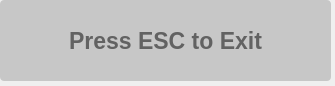
<?xml version="1.0" encoding="UTF-8"?>
<ui version="4.0">
 <class>WidgetESC</class>
 <widget class="QWidget" name="WidgetESC">
  <property name="geometry">
   <rect>
    <x>0</x>
    <y>0</y>
    <width>335</width>
    <height>86</height>
   </rect>
  </property>
  <property name="windowTitle">
   <string>Form</string>
  </property>
  <widget class="QLabel" name="label_esc">
   <property name="geometry">
    <rect>
     <x>0</x>
     <y>0</y>
     <width>331</width>
     <height>81</height>
    </rect>
   </property>
   <property name="sizePolicy">
    <sizepolicy hsizetype="Fixed" vsizetype="Fixed">
     <horstretch>0</horstretch>
     <verstretch>0</verstretch>
    </sizepolicy>
   </property>
   <property name="font">
    <font>
     <pointsize>17</pointsize>
     <bold>true</bold>
    </font>
   </property>
   <property name="styleSheet">
    <string notr="true">color: rgb(98, 98, 98);
background-color: rgba(172, 172, 172, 150);

border-radius: 4px;</string>
   </property>
   <property name="text">
    <string>Press ESC to Exit</string>
   </property>
   <property name="alignment">
    <set>Qt::AlignmentFlag::AlignCenter</set>
   </property>
  </widget>
 </widget>
 <resources/>
 <connections/>
</ui>
